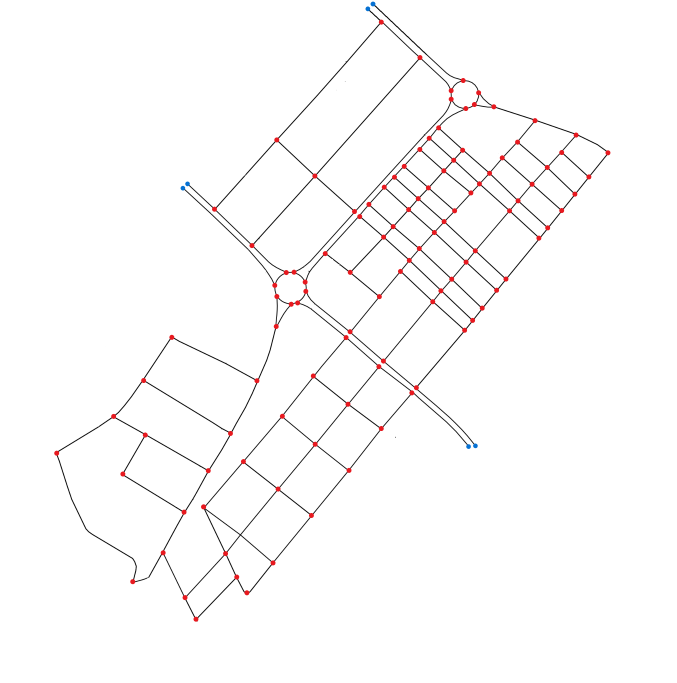
#> input picture nueva_represetacion_morfologia_urbana.png, 2031 x 2048 px (shown at 1/3 size)
$ python show_graph.py
#> lines starting #> are read from the running program, lines starting #| are printed output that depends on the picture
### graph_model.py
"""
graph_model.py
==============
Construcción del grafo del Circuito Comercial de Encarnación.

Responsable de:
    - Construir el grafo dirigido (DiGraph) a partir de los datos del mapa OSM.
    - Inicializar los semáforos de capacidad en cada intersección.

Cada proceso de simulación llama a generate_graph() de forma independiente
para obtener su propia copia del grafo — los procesos no comparten memoria.
"""

from threading import Semaphore
import networkx as nx
from graph_config_osm import connections, nodes


def agregar_conexiones(mapa: nx.DiGraph, conexiones: list):
    """
    Agrega las aristas al grafo respetando la direccionalidad real de OSM.

    Para cada conexión:
        - Siempre agrega la arista en la dirección definida (A→B).
        - Solo agrega la dirección inversa (B→A) si oneway=False.

    Parámetros
    ----------
    mapa : nx.DiGraph
        Grafo dirigido al que se agregan las aristas.
    conexiones : list
        Lista de conexiones con formato [origen, destino, atributos].
        Los atributos incluyen: weight (metros), vel_max, carriles,
        vehi_calle y oneway (bool).
    """
    for origen, destino, atributos in conexiones:
        mapa.add_edge(origen, destino, **atributos)

        # Solo agregar la dirección inversa si la calle es de doble sentido
        if not atributos.get("oneway", False):
            mapa.add_edge(destino, origen, **atributos)


def generate_graph() -> nx.DiGraph:
    """
    Construye y retorna el grafo completo del Circuito Comercial.

    El grafo se construye en tres pasos:
        1. Se agregan todos los nodos con sus atributos (pos, zona, vp, capacidad).
        2. Se agregan las aristas respetando la direccionalidad real de OSM:
            oneway=True  → una sola arista A→B
            oneway=False → dos aristas A→B y B→A
        3. Se inicializa un Semaphore(capacidad) en cada nodo para controlar
            la cantidad máxima de vehículos simultáneos en cada intersección.

    Los Semaphores son objetos de threading — no son serializables entre procesos.
    Por eso cada proceso llama a generate_graph() por separado en lugar de
    recibir el grafo como parámetro.

    Retorna
    -------
    nx.DiGraph
        Grafo dirigido listo para ser usado por la simulación.
        Cada nodo tiene los atributos: pos, zona, vp, capacidad, semaforo.
        Cada arista tiene los atributos: weight, vel_max, carriles,
        vehi_calle, oneway.
    """
    mapa = nx.DiGraph()

    # Agregar intersecciones con sus atributos geográficos y de configuración
    mapa.add_nodes_from(nodes)

    # Agregar calles respetando la direccionalidad real de OSM
    agregar_conexiones(mapa, connections)

    # Inicializar semáforo de capacidad en cada intersección
    for _, atributos_nodo in mapa.nodes(data=True):
        atributos_nodo["semaforo"] = Semaphore(atributos_nodo["capacidad"])

    return mapa

### show_graph.py
"""
show_graph.py — Visualizador del Circuito Comercial de Encarnación
==================================================================
Modos de uso:
    python show_graph.py              → panel doble: grafo + superposición
    python show_graph.py --solo       → solo el grafo (sin imagen)
    python show_graph.py --overlay    → solo superposición sobre imagen
    python show_graph.py --info       → estadísticas en consola

Interactividad:
    Click izquierdo sobre un nodo  → muestra nombre y atributos
    Click derecho                  → cierra el tooltip

Requiere en el mismo directorio:
    graph_config.py
    nueva_represetacion_morfologia_urbana.png
"""

import matplotlib.patches as mpatches
import matplotlib.patheffects as pe
import networkx as nx
import numpy as np
import sys
import os
import matplotlib

# ══════════════════════════════════════════════════════════════════════════
#  PASO 1 — fijar backend ANTES de importar pyplot
#
#  ORDEN DE PRIORIDAD (probados en secuencia, se usa el primero disponible):
#    1. TkAgg   — tkinter, disponible en la mayoría de sistemas
#    2. QtAgg   — PyQt6 / PySide6
#    3. Qt5Agg  — PyQt5 / PySide2
#
#  matplotlib.use() DEBE llamarse antes de cualquier "import matplotlib.pyplot"
# ══════════════════════════════════════════════════════════════════════════


_CANDIDATES = ["TkAgg", "QtAgg", "Qt5Agg", "GTK4Agg", "GTK3Agg", "WxAgg"]
_chosen = None

for _b in _CANDIDATES:
    try:
        matplotlib.use(_b, force=True)
        # Importar pyplot UNA SOLA VEZ aquí para verificar que el backend carga
        import matplotlib.pyplot as plt

        # Crear figura mínima para confirmar que el canvas responde
        _fig = plt.figure()
        assert hasattr(_fig.canvas, "mpl_connect")
        plt.close(_fig)
        _chosen = _b
        break
    except Exception as _e:
        # Limpiar completamente matplotlib para el siguiente intento
        _mods = [
            k for k in sys.modules if k == "matplotlib" or k.startswith("matplotlib.")
        ]
        for _k in _mods:
            del sys.modules[_k]
        import matplotlib  # reimportar el núcleo limpio

if _chosen is None:
    print("[show_graph] ADVERTENCIA: ningún backend interactivo disponible.")
    print("  El click no funcionará. Para habilitarlo:")
    print("    uv add pyqt6        o   uv add pyqt5")
    print("    sudo pacman -S tk   (backend Tk)")
    matplotlib.use("Agg")
    import matplotlib.pyplot as plt
else:
    print(f"[show_graph] Backend: {_chosen}")

# ══════════════════════════════════════════════════════════════════════════
#  PASO 2 — importar el resto de matplotlib y librerías
#  (pyplot ya fue importado en el paso 1 durante la selección de backend)
# ══════════════════════════════════════════════════════════════════════════
try:
    from PIL import Image

    PIL_AVAILABLE = True
except ImportError:
    PIL_AVAILABLE = False

try:
    from graph_config_osm import nodes, connections
except ImportError:
    print("ERROR: No se encontró graph_config.py")
    sys.exit(1)

try:
    from graph_model import generate_graph

    GRAPH_MODEL = True
except ImportError:
    GRAPH_MODEL = False


# ══════════════════════════════════════════════════════════════════════════
#  PALETA
# ══════════════════════════════════════════════════════════════════════════

DARK_BG = "#0d0f14"
TEXT_CLR = "#e8eaf0"
ACCENT = "#00d4ff"
MUTED = "#4a5068"

ZONA_COLORS = {
    "comercial": "#ff6b35",
    "secundaria": "#ffd166",
    "peatonal": "#06d6a0",
    "residencial": "#74b9ff",
}
ZONA_EDGE_COLORS = {
    "comercial": "#ff9560",
    "secundaria": "#ffe599",
    "peatonal": "#4fffcc",
    "residencial": "#aad4ff",
}
ZONA_NODE_SIZE = {
    "comercial": 120,
    "secundaria": 90,
    "peatonal": 60,
    "residencial": 45,
}


def edge_color_by_vel(vel):
    if vel >= 80:
        return "#ff4444"
    if vel >= 60:
        return "#ff8c42"
    if vel >= 50:
        return "#ffd166"
    if vel >= 30:
        return "#74b9ff"
    if vel >= 20:
        return "#a8a8b3"
    return "#06d6a0"


# ══════════════════════════════════════════════════════════════════════════
#  GRAFO
# ══════════════════════════════════════════════════════════════════════════


def build_graph():
    if GRAPH_MODEL:
        return generate_graph()
    G = nx.DiGraph()
    G.add_nodes_from(nodes)
    for origen, destino, attrs in connections:
        G.add_edge(origen, destino, **attrs)
        G.add_edge(destino, origen, **attrs)
    return G


# ══════════════════════════════════════════════════════════════════════════
#  COORDENADAS  norm[-1,1] → píxeles de imagen
# ══════════════════════════════════════════════════════════════════════════


def norm_to_img_px(nx_, ny_, img_w, img_h):
    return (nx_ + 1) / 2.0 * img_w, (1.0 - (ny_ + 1) / 2.0) * img_h


def build_img_pos(np_, img_w, img_h):
    return {l: norm_to_img_px(x, y, img_w, img_h) for l, (x, y) in np_.items()}  # noqa: E741


# ══════════════════════════════════════════════════════════════════════════
#  NODE PICKER — interactividad por click
# ══════════════════════════════════════════════════════════════════════════


class NodePicker:
    """
    Escucha button_press_event en `ax`.
    Click izquierdo → tooltip con nombre y atributos del nodo más cercano.
    Click derecho   → cierra el tooltip.
    Si se pasa `pair=(ax2, pos2)`, también resalta el nodo en ese panel.
    """

    _BOX = dict(
        boxstyle="round,pad=0.55",
        facecolor="#111827",
        edgecolor=ACCENT,
        alpha=0.96,
        linewidth=1.4,
    )

    def __init__(self, ax, G, pos, radius=0.07, pair=None):
        self.ax = ax
        self.G = G
        self.pos = pos
        self.radius = radius  # fracción del span del axes
        self.pair = pair  # (ax2, pos2) panel sincronizado

        self._labels = list(pos.keys())
        self._xy = np.array([pos[l] for l in self._labels], dtype=float)  # noqa: E741
        self._active = []  # artists en pantalla que hay que borrar

        # Conectar al canvas de la figura
        self._cid = ax.figure.canvas.mpl_connect("button_press_event", self._on_click)

    # ── Buscar nodo más cercano ────────────────────────────────────────

    # [142 lines left out: functions _nearest, _make_text, _clear, _add_ring, _add_tooltip, _on_click, not called in this run]


# ══════════════════════════════════════════════════════════════════════════
#  HELPERS DE DIBUJO
# ══════════════════════════════════════════════════════════════════════════


def get_node_attrs(G):
    nc, ns, nec = [], [], []
    for n in G.nodes():
        z = G.nodes[n].get("zona", "residencial")
        nc.append(ZONA_COLORS.get(z, "#74b9ff"))
        ns.append(ZONA_NODE_SIZE.get(z, 45))
        nec.append(ZONA_EDGE_COLORS.get(z, "#aad4ff"))
    return nc, ns, nec


def get_edge_attrs(G):
    ec, ew = [], []
    for _, _, d in G.edges(data=True):
        vel = d.get("vel_max", 30)
        ec.append(edge_color_by_vel(vel))
        ew.append(0.5 if vel <= 20 else (0.9 if vel <= 30 else 1.3))
    return ec, ew


def draw_graph_on_ax(ax, G, pos, bg=DARK_BG, alpha=0.88):
    ax.set_facecolor(bg)
    nc, ns, nec = get_node_attrs(G)
    ec, ew = get_edge_attrs(G)
    nx.draw_networkx_edges(
        G, pos, ax=ax, edge_color=ec, width=ew, alpha=alpha, arrows=True
    )
    nx.draw_networkx_nodes(
        G,
        pos,
        ax=ax,
        node_color=nc,
        node_size=ns,
        linewidths=0.8,
        edgecolors=nec,
        alpha=0.95,
    )


def draw_legend(ax, compact=False):
    fs = 6 if compact else 7
    p1 = [
        mpatches.Patch(
            facecolor=ZONA_COLORS[z],
            edgecolor=ZONA_EDGE_COLORS[z],
            linewidth=0.8,
            label=z.capitalize(),
        )
        for z in ["comercial", "secundaria", "residencial", "peatonal"]
    ]
    p2 = [
        mpatches.Patch(facecolor=edge_color_by_vel(v), label=lb)
        for v, lb in [
            (80, "Trunk 80"),
            (60, "Primary 60"),
            (50, "Secondary 50"),
            (30, "Residential 30"),
            (20, "Service 20"),
            (10, "Peatonal 10"),
        ]
    ]
    l1 = ax.legend(
        handles=p1,
        title="Zona",
        title_fontsize=fs + 1,
        loc="lower left",
        fontsize=fs,
        facecolor="#1a1e2e",
        edgecolor=MUTED,
        labelcolor=TEXT_CLR,
        framealpha=0.92,
    )
    l1.get_title().set_color(ACCENT)
    ax.add_artist(l1)
    l2 = ax.legend(
        handles=p2,
        title="Vel (km/h)",
        title_fontsize=fs + 1,
        loc="lower right",
        fontsize=fs,
        facecolor="#1a1e2e",
        edgecolor=MUTED,
        labelcolor=TEXT_CLR,
        framealpha=0.92,
    )
    l2.get_title().set_color(ACCENT)


def draw_stats(ax, G, compact=False):
    from collections import Counter

    zonas = Counter(d.get("zona", "?") for _, d in G.nodes(data=True))
    lines = [
        f"  Nodos:   {G.number_of_nodes()}",
        f"  Aristas: {G.number_of_edges()}",
        "  ──────────────",
    ] + [f"  {z}: {c}" for z, c in sorted(zonas.items())]
    ax.text(
        0.01,
        0.99,
        "\n".join(lines),
        transform=ax.transAxes,
        va="top",
        ha="left",
        fontsize=6 if compact else 7,
        family="monospace",
        color=TEXT_CLR,
        bbox=dict(
            boxstyle="round,pad=0.4", facecolor="#1a1e2e", edgecolor=MUTED, alpha=0.92
        ),
    )


def draw_hint(target, compact=False, use_fig=False):
    fs = 6 if compact else 7
    msg = "● Click izquierdo = nombre del nodo   |   Click derecho = cerrar"
    kw = dict(fontsize=fs, fontfamily="monospace", color=ACCENT, alpha=0.80)
    if use_fig:
        target.text(
            0.5,
            0.003,
            msg,
            ha="center",
            va="bottom",
            transform=target.transFigure,
            **kw,
        )
    else:
        target.text(
            0.5, 0.005, msg, ha="center", va="bottom", transform=target.transAxes, **kw
        )


# ══════════════════════════════════════════════════════════════════════════
#  IMAGEN
# ══════════════════════════════════════════════════════════════════════════

REF_IMAGE = "nueva_represetacion_morfologia_urbana.png"


def load_ref_image():
    path = os.path.join(os.path.dirname(os.path.abspath(__file__)), REF_IMAGE)
    if not PIL_AVAILABLE:
        print("AVISO: instalá Pillow → pip install Pillow")
        return None
    if not os.path.exists(path):
        print(f"AVISO: no se encontró {path}")
        return None
    return np.array(Image.open(path))


# ══════════════════════════════════════════════════════════════════════════
#  MODOS
# ══════════════════════════════════════════════════════════════════════════


# [52 lines left out: functions mode_solo, mode_overlay, not called in this run]


def mode_dual(G, pos):
    img = load_ref_image()
#> in load_ref_image, returned value is the input picture: shape (2048, 2031, 3); mean R, G, B 251.6, 250.7, 250.8
    if img is None:
        mode_solo(G, pos)
        return
    h, w = img.shape[:2]
    ipos = build_img_pos(pos, w, h)

    fig = plt.figure(figsize=(26, 14), facecolor=DARK_BG)

    # Panel izquierdo — grafo
    ax_l = fig.add_subplot(1, 2, 1)
    ax_l.set_facecolor(DARK_BG)
    draw_graph_on_ax(ax_l, G, pos, bg=DARK_BG)
    draw_legend(ax_l, compact=True)
    draw_stats(ax_l, G, compact=True)
    ax_l.set_title(
        "GRAFO  ·  COORDENADAS NORMALIZADAS",
        color=ACCENT,
        fontsize=10,
        fontweight="bold",
        fontfamily="monospace",
        pad=10,
        path_effects=[pe.withStroke(linewidth=2, foreground=DARK_BG)],
    )
    ax_l.axis("off")

    # Panel derecho — superposición
    ax_r = fig.add_subplot(1, 2, 2)
    ax_r.set_facecolor(DARK_BG)
    ax_r.imshow(img, extent=[0, w, h, 0], aspect="equal", alpha=0.50)  # type: ignore
    draw_graph_on_ax(ax_r, G, ipos, bg="none", alpha=0.92)
    ax_r.set_xlim(0, w)
    ax_r.set_ylim(h, 0)
    ax_r.set_title(
        "SUPERPOSICIÓN  ·  IMAGEN DE REFERENCIA",
        color=ACCENT,
        fontsize=10,
        fontweight="bold",
        fontfamily="monospace",
        pad=10,
    )
    ax_r.axis("off")

    fig.add_artist(
        plt.Line2D(  # type: ignore
            [0.5, 0.5],
            [0.04, 0.96],
            transform=fig.transFigure,
            color=MUTED,
            linewidth=0.8,
            linestyle="--",
        )
    )
    fig.suptitle(
        "CIRCUITO COMERCIAL DE ENCARNACIÓN  —  Verificación Morfológica",
        color=TEXT_CLR,
        fontsize=14,
        fontweight="bold",
        fontfamily="monospace",
        y=0.985,
        path_effects=[pe.withStroke(linewidth=3, foreground=DARK_BG)],
    )
    draw_hint(fig, compact=True, use_fig=True)
    plt.tight_layout(pad=1.2, rect=[0, 0.015, 1, 0.97])  # type: ignore

    # Pickers sincronizados: click izq → tooltip izq + anillo der
    #                        click der → tooltip der + anillo izq
    # IMPORTANTE: guardar en variable para evitar garbage collection
    _picker_l = NodePicker(ax_l, G, pos, radius=0.07, pair=(ax_r, ipos))
    _picker_r = NodePicker(ax_r, G, ipos, radius=0.04, pair=(ax_l, pos))
    fig._pickers = [_picker_l, _picker_r]  # type: ignore # anclar al objeto figura

    plt.show()


# [26 lines left out: function mode_info, not called in this run]


# ══════════════════════════════════════════════════════════════════════════
#  MAIN
# ══════════════════════════════════════════════════════════════════════════

if __name__ == "__main__":
    G = build_graph()
    arg = sys.argv[1].lower() if len(sys.argv) > 1 else "--dual"

    node_position = {node: data["pos"] for (node, data) in G.nodes(data=True)}

    if arg == "--solo":
        mode_solo(G, node_position)
    elif arg == "--overlay":
        mode_overlay(G, node_position)
    elif arg == "--info":
        mode_info(G)
    else:
        mode_dual(G, node_position)
#> in mode_dual, `plt.show()`:
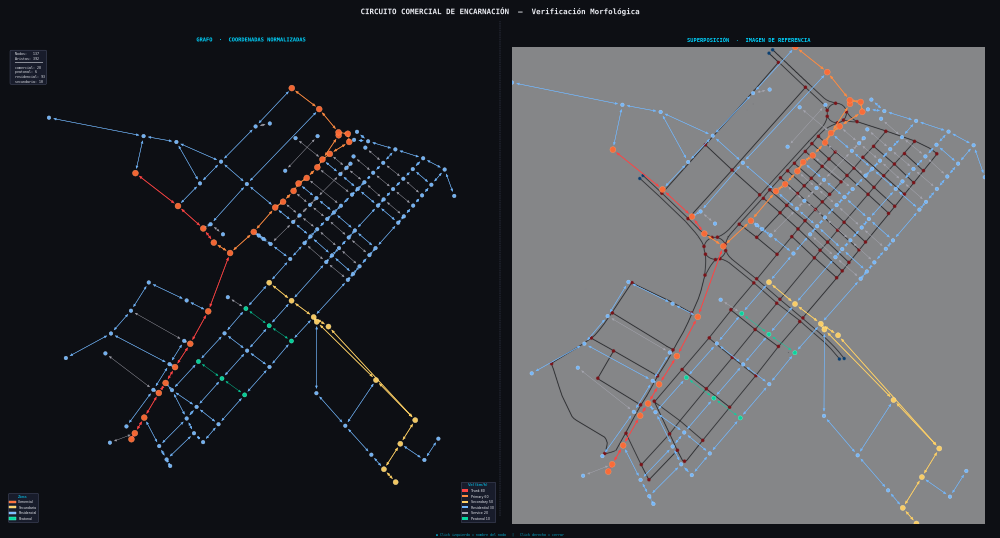
#> figure drawn by matplotlib, 2 panels
